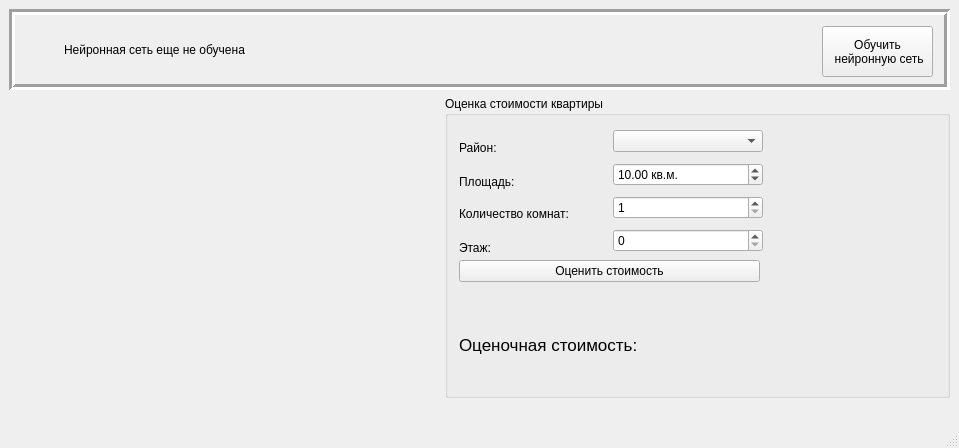
<?xml version="1.0" encoding="UTF-8"?>
<ui version="4.0">
 <class>MainWindowClass</class>
 <widget class="QMainWindow" name="MainWindowClass">
  <property name="geometry">
   <rect>
    <x>0</x>
    <y>0</y>
    <width>959</width>
    <height>448</height>
   </rect>
  </property>
  <property name="sizePolicy">
   <sizepolicy hsizetype="Fixed" vsizetype="Fixed">
    <horstretch>0</horstretch>
    <verstretch>0</verstretch>
   </sizepolicy>
  </property>
  <property name="minimumSize">
   <size>
    <width>959</width>
    <height>448</height>
   </size>
  </property>
  <property name="maximumSize">
   <size>
    <width>959</width>
    <height>484</height>
   </size>
  </property>
  <property name="windowTitle">
   <string>MainWindow</string>
  </property>
  <widget class="QWidget" name="centralWidget">
   <widget class="QFrame" name="frame">
    <property name="geometry">
     <rect>
      <x>9</x>
      <y>9</y>
      <width>941</width>
      <height>81</height>
     </rect>
    </property>
    <property name="minimumSize">
     <size>
      <width>941</width>
      <height>81</height>
     </size>
    </property>
    <property name="maximumSize">
     <size>
      <width>941</width>
      <height>81</height>
     </size>
    </property>
    <property name="styleSheet">
     <string notr="true">background-image: url(:/MainWindow/Application Resources/нейтрон-865746.png);
</string>
    </property>
    <property name="frameShape">
     <enum>QFrame::Box</enum>
    </property>
    <property name="frameShadow">
     <enum>QFrame::Sunken</enum>
    </property>
    <property name="lineWidth">
     <number>3</number>
    </property>
    <layout class="QGridLayout" name="gridLayout_3">
     <item row="0" column="0">
      <widget class="QPushButton" name="nninfo">
       <property name="enabled">
        <bool>true</bool>
       </property>
       <property name="styleSheet">
        <string notr="true">QPushButton 
{

border-radius : 10px;
}</string>
       </property>
       <property name="text">
        <string/>
       </property>
       <property name="icon">
        <iconset>
         <normaloff>Application Resources/info.png</normaloff>Application Resources/info.png</iconset>
       </property>
       <property name="iconSize">
        <size>
         <width>32</width>
         <height>32</height>
        </size>
       </property>
      </widget>
     </item>
     <item row="0" column="1">
      <widget class="QLabel" name="nnstatus">
       <property name="font">
        <font>
         <pointsize>9</pointsize>
        </font>
       </property>
       <property name="styleSheet">
        <string notr="true">background-color: transparent;
border: 0px;</string>
       </property>
       <property name="lineWidth">
        <number>0</number>
       </property>
       <property name="text">
        <string>Нейронная сеть еще не обучена</string>
       </property>
      </widget>
     </item>
     <item row="0" column="2">
      <spacer name="horizontalSpacer_3">
       <property name="orientation">
        <enum>Qt::Horizontal</enum>
       </property>
       <property name="sizeHint" stdset="0">
        <size>
         <width>620</width>
         <height>20</height>
        </size>
       </property>
      </spacer>
     </item>
     <item row="0" column="3">
      <widget class="QPushButton" name="train">
       <property name="minimumSize">
        <size>
         <width>111</width>
         <height>51</height>
        </size>
       </property>
       <property name="maximumSize">
        <size>
         <width>111</width>
         <height>51</height>
        </size>
       </property>
       <property name="text">
        <string>Обучить
 нейронную сеть</string>
       </property>
      </widget>
     </item>
    </layout>
   </widget>
   <widget class="QLabel" name="label">
    <property name="geometry">
     <rect>
      <x>9</x>
      <y>96</y>
      <width>340</width>
      <height>300</height>
     </rect>
    </property>
    <property name="minimumSize">
     <size>
      <width>340</width>
      <height>300</height>
     </size>
    </property>
    <property name="styleSheet">
     <string notr="true"/>
    </property>
    <property name="text">
     <string/>
    </property>
    <property name="pixmap">
     <pixmap resource="mainwindow.qrc">:/MainWindow/Application Resources/buildings.png</pixmap>
    </property>
    <property name="alignment">
     <set>Qt::AlignLeading|Qt::AlignLeft|Qt::AlignTop</set>
    </property>
   </widget>
   <widget class="QGroupBox" name="estimationBox">
    <property name="enabled">
     <bool>true</bool>
    </property>
    <property name="geometry">
     <rect>
      <x>445</x>
      <y>96</y>
      <width>505</width>
      <height>302</height>
     </rect>
    </property>
    <property name="maximumSize">
     <size>
      <width>518</width>
      <height>302</height>
     </size>
    </property>
    <property name="font">
     <font>
      <family>MS Shell Dlg 2</family>
      <pointsize>9</pointsize>
     </font>
    </property>
    <property name="title">
     <string>Оценка стоимости квартиры</string>
    </property>
    <layout class="QGridLayout" name="gridLayout_2">
     <item row="0" column="0">
      <layout class="QGridLayout" name="gridLayout">
       <item row="0" column="0">
        <layout class="QHBoxLayout" name="horizontalLayout">
         <item>
          <widget class="QLabel" name="label_3">
           <property name="minimumSize">
            <size>
             <width>151</width>
             <height>41</height>
            </size>
           </property>
           <property name="font">
            <font>
             <family>MS Shell Dlg 2</family>
             <pointsize>9</pointsize>
            </font>
           </property>
           <property name="text">
            <string>Район:</string>
           </property>
          </widget>
         </item>
         <item>
          <widget class="QComboBox" name="districts">
           <property name="minimumSize">
            <size>
             <width>150</width>
             <height>20</height>
            </size>
           </property>
          </widget>
         </item>
        </layout>
       </item>
       <item row="1" column="0">
        <layout class="QHBoxLayout" name="horizontalLayout_2">
         <item>
          <widget class="QLabel" name="label_2">
           <property name="minimumSize">
            <size>
             <width>151</width>
             <height>41</height>
            </size>
           </property>
           <property name="font">
            <font>
             <family>MS Shell Dlg 2</family>
             <pointsize>9</pointsize>
            </font>
           </property>
           <property name="text">
            <string>Площадь:</string>
           </property>
          </widget>
         </item>
         <item>
          <widget class="QDoubleSpinBox" name="square">
           <property name="minimumSize">
            <size>
             <width>150</width>
             <height>20</height>
            </size>
           </property>
           <property name="buttonSymbols">
            <enum>QAbstractSpinBox::UpDownArrows</enum>
           </property>
           <property name="suffix">
            <string> кв.м.</string>
           </property>
           <property name="minimum">
            <double>1.000000000000000</double>
           </property>
           <property name="maximum">
            <double>999999.000000000000000</double>
           </property>
           <property name="value">
            <double>10.000000000000000</double>
           </property>
          </widget>
         </item>
        </layout>
       </item>
       <item row="2" column="0">
        <layout class="QHBoxLayout" name="horizontalLayout_3">
         <item>
          <widget class="QLabel" name="label_4">
           <property name="minimumSize">
            <size>
             <width>151</width>
             <height>40</height>
            </size>
           </property>
           <property name="font">
            <font>
             <family>MS Shell Dlg 2</family>
             <pointsize>9</pointsize>
            </font>
           </property>
           <property name="text">
            <string>Количество комнат:</string>
           </property>
          </widget>
         </item>
         <item>
          <widget class="QSpinBox" name="rooms">
           <property name="minimumSize">
            <size>
             <width>150</width>
             <height>20</height>
            </size>
           </property>
           <property name="minimum">
            <number>1</number>
           </property>
           <property name="maximum">
            <number>100</number>
           </property>
          </widget>
         </item>
        </layout>
       </item>
       <item row="3" column="0">
        <layout class="QHBoxLayout" name="horizontalLayout_4">
         <item>
          <widget class="QLabel" name="label_6">
           <property name="minimumSize">
            <size>
             <width>151</width>
             <height>41</height>
            </size>
           </property>
           <property name="font">
            <font>
             <family>MS Shell Dlg 2</family>
             <pointsize>9</pointsize>
            </font>
           </property>
           <property name="text">
            <string>Этаж:</string>
           </property>
          </widget>
         </item>
         <item>
          <widget class="QSpinBox" name="floor">
           <property name="minimumSize">
            <size>
             <width>150</width>
             <height>20</height>
            </size>
           </property>
           <property name="minimum">
            <number>0</number>
           </property>
           <property name="maximum">
            <number>100</number>
           </property>
          </widget>
         </item>
        </layout>
       </item>
      </layout>
     </item>
     <item row="3" column="0" colspan="2">
      <layout class="QHBoxLayout" name="horizontalLayout_5">
       <item>
        <widget class="QLabel" name="label_5">
         <property name="minimumSize">
          <size>
           <width>217</width>
           <height>79</height>
          </size>
         </property>
         <property name="font">
          <font>
           <pointsize>13</pointsize>
          </font>
         </property>
         <property name="text">
          <string>Оценочная стоимость:</string>
         </property>
        </widget>
       </item>
       <item>
        <widget class="QLabel" name="price">
         <property name="enabled">
          <bool>true</bool>
         </property>
         <property name="minimumSize">
          <size>
           <width>216</width>
           <height>79</height>
          </size>
         </property>
         <property name="palette">
          <palette>
           <active>
            <colorrole role="WindowText">
             <brush brushstyle="SolidPattern">
              <color alpha="255">
               <red>85</red>
               <green>0</green>
               <blue>255</blue>
              </color>
             </brush>
            </colorrole>
           </active>
           <inactive>
            <colorrole role="WindowText">
             <brush brushstyle="SolidPattern">
              <color alpha="255">
               <red>85</red>
               <green>0</green>
               <blue>255</blue>
              </color>
             </brush>
            </colorrole>
           </inactive>
           <disabled>
            <colorrole role="WindowText">
             <brush brushstyle="SolidPattern">
              <color alpha="255">
               <red>120</red>
               <green>120</green>
               <blue>120</blue>
              </color>
             </brush>
            </colorrole>
           </disabled>
          </palette>
         </property>
         <property name="font">
          <font>
           <family>MS Reference Sans Serif</family>
           <pointsize>13</pointsize>
          </font>
         </property>
         <property name="text">
          <string/>
         </property>
        </widget>
       </item>
      </layout>
     </item>
     <item row="0" column="1" colspan="2">
      <spacer name="horizontalSpacer">
       <property name="orientation">
        <enum>Qt::Horizontal</enum>
       </property>
       <property name="sizeType">
        <enum>QSizePolicy::Fixed</enum>
       </property>
       <property name="sizeHint" stdset="0">
        <size>
         <width>138</width>
         <height>123</height>
        </size>
       </property>
      </spacer>
     </item>
     <item row="3" column="2">
      <spacer name="horizontalSpacer_2">
       <property name="orientation">
        <enum>Qt::Horizontal</enum>
       </property>
       <property name="sizeType">
        <enum>QSizePolicy::Fixed</enum>
       </property>
       <property name="sizeHint" stdset="0">
        <size>
         <width>38</width>
         <height>20</height>
        </size>
       </property>
      </spacer>
     </item>
     <item row="2" column="0">
      <spacer name="verticalSpacer">
       <property name="orientation">
        <enum>Qt::Vertical</enum>
       </property>
       <property name="sizeType">
        <enum>QSizePolicy::Fixed</enum>
       </property>
       <property name="sizeHint" stdset="0">
        <size>
         <width>20</width>
         <height>17</height>
        </size>
       </property>
      </spacer>
     </item>
     <item row="1" column="0">
      <widget class="QPushButton" name="estimate">
       <property name="text">
        <string>Оценить стоимость</string>
       </property>
      </widget>
     </item>
    </layout>
   </widget>
  </widget>
  <widget class="QMenuBar" name="menuBar">
   <property name="geometry">
    <rect>
     <x>0</x>
     <y>0</y>
     <width>959</width>
     <height>21</height>
    </rect>
   </property>
  </widget>
  <widget class="QStatusBar" name="statusBar"/>
 </widget>
 <layoutdefault spacing="6" margin="11"/>
 <resources>
  <include location="mainwindow.qrc"/>
 </resources>
 <connections/>
</ui>
